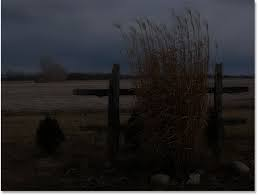
#> input picture Image Processing/data/images/sample_img1.jpg, 258 x 195 px, found by its file name
$ python ImageEnhancer.py
#> lines starting #> are read from the running program, lines starting #| are printed output that depends on the picture
from PIL import ImageEnhance
from PIL import Image

def enhance_brightness(inp_img, factor):
#> called with inp_img = 'data\\images\\sample_img1.jpg', factor = 2.5
    img = Image.open(inp_img)
#> img is the input picture: PIL image 258x195 RGB; mean R, G, B 41.8, 40.6, 42.4
    img_enh_obj = ImageEnhance.Brightness(img)

    new_img = img_enh_obj.enhance(factor)
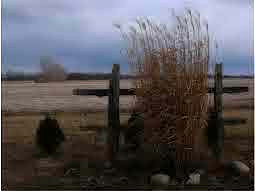
#> new_img: PIL image 258x195 RGB; mean R, G, B 94.1, 91.2, 95.6
    # low factor -> less color(brightness, contrast etc), 1= retunrs same quality image

    new_img.save('Output\ImageEnhance\enhanced_brigh_img.jpg')

def enhance_contrast(inp_img,factor):
#> called with factor = 1.5
    img = Image.open(inp_img)
    img_enh_obj = ImageEnhance.Contrast(img)

    new_img = img_enh_obj.enhance(factor)
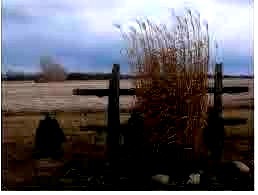
#> new_img: PIL image 258x195 RGB; mean R, G, B 94.8, 92, 98.3
    new_img.save('Output\ImageEnhance\enhanced_Bri_contrast_img.jpg')

def enhance_sharpness(inp_img, factor):
#> called with inp_img = 'data\\images\\blurr_img1.png', factor = 2
    img = Image.open(inp_img)
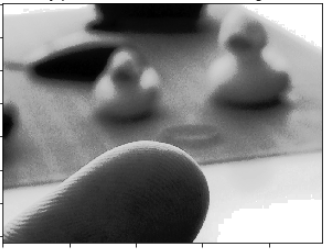
#> input picture Image Processing/data/images/blurr_img1.png, 327 x 251 px, found by its file name
#> img is the input picture: PIL image 327x251 RGBA; mean R, G, B, A 134.9, 134.9, 134.9, 255
    img_enh_obj = ImageEnhance.Sharpness(img)

    new_img = img_enh_obj.enhance(factor)
#> new_img: PIL image 327x251 RGBA
    new_img.save('Output\ImageEnhance\enhanced_sharp_img.png')


if __name__ == '__main__':
    enhance_brightness('data\images\sample_img1.jpg', 2.5)
    enhance_contrast(r'Output\ImageEnhance\enhanced_brigh_img.jpg', 1.5)
    enhance_sharpness(r'data\images\blurr_img1.png',2)
